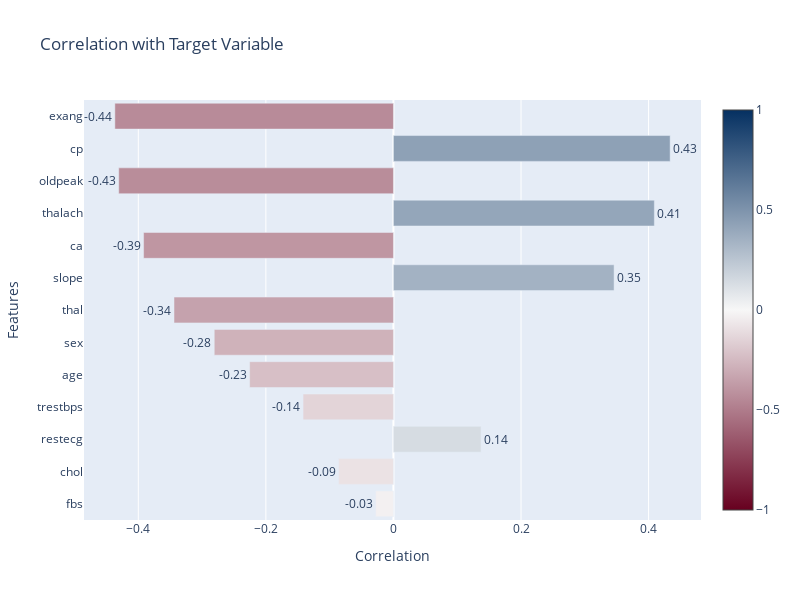

Notebook code cell kept with this figure:
### Code cell
import plotly.graph_objects as go
import plotly.express as px

# Get correlations with target column and sort by absolute values
target_correlations = df.corr()['target'].drop('target')
target_correlations = target_correlations.reindex(target_correlations.abs().sort_values(ascending=True).index)
# Create a color scale
colors = px.colors.diverging.RdBu
color_scale = [[0, colors[0]], [0.5, colors[5]], [1, colors[-1]]]

# Create the figure
fig = go.Figure()

fig.add_trace(go.Bar(
    y=target_correlations.index,
    x=target_correlations.values,
    orientation='h',
    marker=dict(
        color=target_correlations.values,
        colorscale=color_scale,
        colorbar=dict(title=""),
        cmin=-1,
        cmax=1,
    ),
    text=target_correlations.values.round(2),
    textposition='outside',
    hovertemplate='%{y}: %{x:.2f}<extra></extra>'
))

# Update layout
fig.update_layout(
    title='Correlation with Target Variable',
    xaxis_title='Correlation',
    yaxis_title='Features',
    height=600,
    width=800,
)

# Show the plot
fig.show()

### Figure 1 — Plotly figure (JSON) as saved in the notebook; plotly's stock layout.template omitted (floating-point values rounded to 4 significant figures)
{"data": [{"hovertemplate": "%{y}: %{x:.2f}<extra></extra>", "marker": {"cmax": 1, "cmin": -1, "color": [-0.02805, -0.08598, 0.1372, -0.1417, -0.2254, -0.2809, -0.344, 0.3459, -0.3917, 0.409, -0.4307, 0.4338, -0.4368], "colorbar": {"title": {"text": ""}}, "colorscale": [[0, "rgb(103,0,31)"], [0.5, "rgb(247,247,247)"], [1, "rgb(5,48,97)"]]}, "orientation": "h", "text": [-0.03, -0.09, 0.14, -0.14, -0.23, -0.28, -0.34, 0.35, -0.39, 0.41, -0.43, 0.43, -0.44], "textposition": "outside", "type": "bar", "x": [-0.02805, -0.08598, 0.1372, -0.1417, -0.2254, -0.2809, -0.344, 0.3459, -0.3917, 0.409, -0.4307, 0.4338, -0.4368], "y": ["fbs", "chol", "restecg", "trestbps", "age", "sex", "thal", "slope", "ca", "thalach", "oldpeak", "cp", "exang"]}], "layout": {"height": 600, "title": {"text": "Correlation with Target Variable"}, "width": 800, "xaxis": {"title": {"text": "Correlation"}}, "yaxis": {"title": {"text": "Features"}}}}
